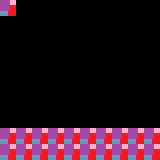

The image is a tile-based game level rendered from a .tmx file. Its description and source (layers, tilesets, objects; grid data summarised) follow:
An orthogonal 10x10 tile map with 16x16 px tiles, 1 tile layer (Tile Layer 1).

<map version="1.8" tiledversion="1.10.2" orientation="orthogonal" renderorder="right-down" width="10" height="10" tilewidth="16" tileheight="16" infinite="0" nextlayerid="5" nextobjectid="1">
 <tileset firstgid="1" source="tileset.tsx" />
 <layer id="1" name="Tile Layer 1" width="10" height="10">
  <data>[100 cells, 21 non-empty, 1 distinct tile ids]</data>
 </layer>
</map>
